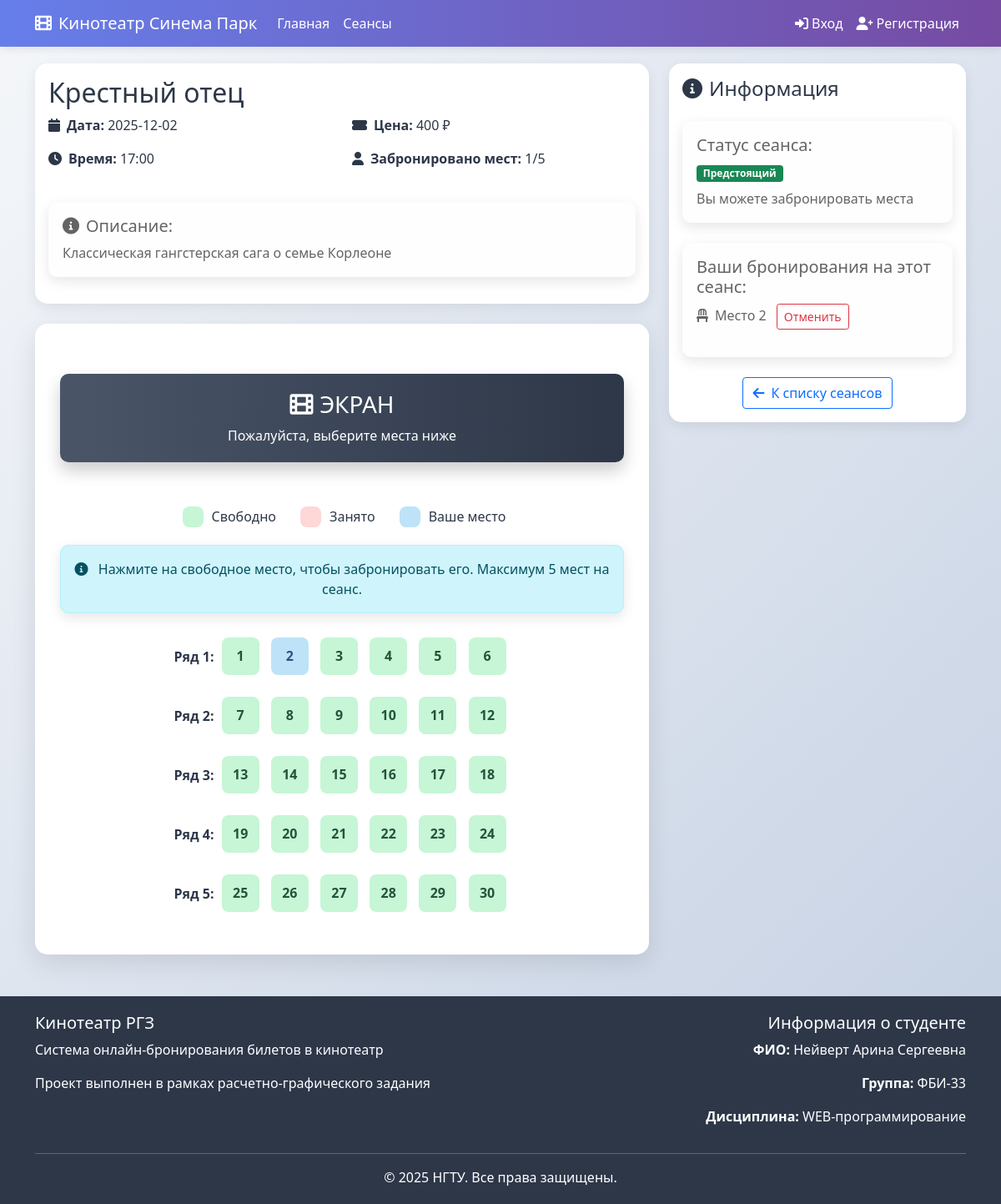
The app's page /rgz/session/15 (signed in) with its own data.
### tables this page shows
CREATE TABLE movies (
            id INTEGER PRIMARY KEY AUTOINCREMENT,
            title TEXT NOT NULL,
            description TEXT,
            duration_minutes INTEGER,
            created_at TIMESTAMP DEFAULT CURRENT_TIMESTAMP
        );

CREATE TABLE bookings (
            id INTEGER PRIMARY KEY AUTOINCREMENT,
            session_id INTEGER NOT NULL,
            user_id INTEGER NOT NULL,
            seat_number INTEGER NOT NULL CHECK(seat_number >= 1 AND seat_number <= 30),
            booked_at TIMESTAMP DEFAULT CURRENT_TIMESTAMP,
            FOREIGN KEY (session_id) REFERENCES sessions (id) ON DELETE CASCADE,
            FOREIGN KEY (user_id) REFERENCES users (id) ON DELETE CASCADE,
            UNIQUE(session_id, seat_number)
        );

### rgz.py (the view)
@rgz_bp.route('/session/<int:session_id>')
def session_detail(session_id):
    if 'user_id' not in session:
        flash('Для бронирования необходимо войти в систему', 'error')
        return redirect(url_for('rgz.login'))
    conn = get_db_connection()
    session_data = conn.execute('''
        SELECT s.*, m.title as movie_title, m.description as movie_description
        FROM sessions s
        JOIN movies m ON s.movie_id = m.id
        WHERE s.id = ?
    ''', (session_id,)).fetchone()
    if not session_data:
        flash('Сеанс не найден', 'error')
        return redirect(url_for('rgz.sessions'))
    is_past = is_session_in_past(session_data['session_date'], session_data['session_time'])
    bookings = conn.execute('''
        SELECT b.seat_number, u.name as user_name, u.id as user_id
        FROM bookings b
        JOIN users u ON b.user_id = u.id
        WHERE b.session_id = ?
    ''', (session_id,)).fetchall()
    user_bookings_count = conn.execute('''
        SELECT COUNT(*) FROM bookings
        WHERE session_id = ? AND user_id = ?
    ''', (session_id, session['user_id'])).fetchone()[0]
    conn.close()
    can_book_more = user_bookings_count < CINEMA_CONFIG['max_seats_per_user']
    seats = []
    booked_seats_by_user = {}
    for booking in bookings:
        booked_seats_by_user[booking['seat_number']] = {
            'user_name': booking['user_name'],
            'user_id': booking['user_id']
        }
    for seat_num in range(1, CINEMA_CONFIG['total_seats'] + 1):
        status = booked_seats_by_user.get(seat_num)
        seats.append({
            'number': seat_num,
            'row': ((seat_num - 1) // CINEMA_CONFIG['cols']) + 1,
            'col': ((seat_num - 1) % CINEMA_CONFIG['cols']) + 1,
            'booked': status is not None,
            'booked_by_current': status['user_id'] == session['user_id'] if status else False,
            'user_name': status['user_name'] if status else None
        })
    return render_template('rgz/session_detail.html',
                         session=session_data,
                         seats=seats,
                         cinema_config=CINEMA_CONFIG,
                         student_info=STUDENT_INFO,
                         is_past=is_past,
                         user_bookings_count=user_bookings_count,
                         can_book_more=can_book_more)

### rgz.py (called while the page is built)
def get_db_path():
    base_dir = os.path.dirname(os.path.abspath(__file__))
    return os.path.join(base_dir, 'rgz_database.db')

def get_db_connection():
    db_path = get_db_path()
    conn = sqlite3.connect(db_path)
    conn.row_factory = sqlite3.Row
    return conn

def is_session_in_past(session_date_str, session_time_str):
    try:
        session_datetime = datetime.strptime(f'{session_date_str} {session_time_str}', '%Y-%m-%d %H:%M:%S')
        return session_datetime < datetime.now()
    except ValueError:
        try:
            session_datetime = datetime.strptime(f'{session_date_str} {session_time_str}', '%Y-%m-%d %H:%M')
            return session_datetime < datetime.now()
        except ValueError:
            return False

@rgz_bp.before_request
def before_request():
    g.student_info = STUDENT_INFO

### templates/rgz/session_detail.html (shortened to what this page needs)
{% extends "rgz/base.html" %}
{% block content %}
<div class="row">
    <div class="col-lg-8">
        <div class="card mb-4">
            <div class="card-body">
                <h2 class="card-title">{{ session.movie_title }}</h2>
                <div class="row mb-4">
                    <div class="col-md-6">
                        <p><i class="fas fa-calendar me-2"></i><strong>Дата:</strong> {{ session.session_date }}</p>
                        <p><i class="fas fa-clock me-2"></i><strong>Время:</strong> {{ session.session_time[:5] }}</p>
                    </div>
                    <div class="col-md-6">
                        <p><i class="fas fa-ticket-alt me-2"></i><strong>Цена:</strong> {{ session.price }} ₽</p>
                        <p><i class="fas fa-user me-2"></i><strong>Забронировано мест:</strong>
                            <span id="user-bookings-count">{{ user_bookings_count }}</span>/{{ cinema_config.max_seats_per_user }}
                        </p>
                    </div>
                </div>
                {% if session.movie_description %}
                <div class="alert alert-light">
                    <h5><i class="fas fa-info-circle me-2"></i>Описание:</h5>
                    <p class="mb-0">{{ session.movie_description }}</p>
                </div>
                {% endif %}
            </div>
        </div>
        <div class="cinema-layout">
            <div class="screen mb-5">
                <h3><i class="fas fa-film me-2"></i>ЭКРАН</h3>
                <p class="mb-0">Пожалуйста, выберите места ниже</p>
            </div>
            <div class="text-center mb-4">
                <div class="d-flex justify-content-center align-items-center mb-3">
                    <div class="d-flex align-items-center me-4">
                        <div class="seat available legend"></div>
                        <span>Свободно</span>
                    </div>
                    <div class="d-flex align-items-center me-4">
                        <div class="seat booked legend"></div>
                        <span>Занято</span>
                    </div>
                    <div class="d-flex align-items-center">
                        <div class="seat own-booking legend"></div>
                        <span>Ваше место</span>
                    </div>
                </div>
                {% if is_past %}
                <div class="alert alert-warning">
                    <i class="fas fa-exclamation-triangle me-2"></i>
                    Этот сеанс уже прошел. Бронирование недоступно.
                </div>
                {% elif not can_book_more %}
                <div class="alert alert-warning">
                    <i class="fas fa-exclamation-triangle me-2"></i>
                    Вы уже забронировали максимальное количество мест ({{ cinema_config.max_seats_per_user }}) на этот сеанс.
                </div>
                {% else %}
                <div class="alert alert-info">
                    <i class="fas fa-info-circle me-2"></i>
                    Нажмите на свободное место, чтобы забронировать его.
                    Максимум {{ cinema_config.max_seats_per_user }} мест на сеанс.
                </div>
                {% endif %}
            </div>
            <div class="seats-container text-center">
                {% for seat in seats %}
                    {% if seat.col == 1 %}
                        <div class="mb-3">
                            <strong>Ряд {{ seat.row }}:</strong>
                    {% endif %}
                    <div class="seat
                        {% if seat.booked %}
                            {% if seat.booked_by_current %}own-booking{% else %}booked{% endif %}
                        {% else %}
                            available
                        {% endif %}"
                        data-seat="{{ seat.number }}"
                        {% if not is_past and not seat.booked and can_book_more %}
                            onclick="bookSeat({{ session.id }}, {{ seat.number }})"
                        {% elif seat.booked_by_current %}
                            onclick="cancelBooking({{ session.id }}, {{ seat.number }})"
                        {% endif %}
                        title="Место {{ seat.number }}{% if seat.booked %} ({{ seat.user_name }}){% endif %}">
                        {{ seat.number }}
                    </div>
                    {% if seat.col == cinema_config.cols or loop.last %}
                        </div>
                    {% endif %}
                {% endfor %}
            </div>
        </div>
    </div>
    <div class="col-lg-4">
        <div class="card">
            <div class="card-body">
                <h4 class="card-title mb-4"><i class="fas fa-info-circle me-2"></i>Информация</h4>
                <div class="alert alert-light mb-4">
                    <h5>Статус сеанса:</h5>
                    {% if is_past %}
                    <span class="badge bg-warning">Прошедший</span>
                    <p class="mt-2 mb-0">Бронирование мест недоступно</p>
                    {% else %}
                    <span class="badge bg-success">Предстоящий</span>
                    <p class="mt-2 mb-0">Вы можете забронировать места</p>
                    {% endif %}
                </div>
                <div class="alert alert-light">
                    <h5>Ваши бронирования на этот сеанс:</h5>
                    <div id="user-bookings-list">
                        {% if user_bookings_count == 0 %}
                        <p class="mb-0 text-muted">У вас нет забронированных мест</p>
                        {% else %}
                        <ul class="list-unstyled" id="bookings-list">
                            {% for seat in seats %}
                                {% if seat.booked_by_current %}
                                <li>
                                    <i class="fas fa-chair me-2"></i>Место {{ seat.number }}
                                    <button class="btn btn-sm btn-outline-danger ms-2"
                                            onclick="cancelBooking({{ session.id }}, {{ seat.number }})">
                                        Отменить
                                    </button>
                                </li>
                                {% endif %}
                            {% endfor %}
                        </ul>
                        {% endif %}
                    </div>
                </div>
                <div class="text-center mt-4">
                    <a href="{{ url_for('rgz.sessions') }}" class="btn btn-outline-primary">
                        <i class="fas fa-arrow-left me-2"></i>К списку сеансов
                    </a>
                </div>
            </div>
        </div>
    </div>
</div>
{% endblock %}

### templates/rgz/base.html (shortened to what this page needs)
<!DOCTYPE html>
<html lang="ru">
<head>
    <link href="https://cdn.jsdelivr.net/npm/bootstrap@5.1.3/dist/css/bootstrap.min.css" rel="stylesheet">
    <link rel="stylesheet" href="https://cdnjs.cloudflare.com/ajax/libs/font-awesome/6.0.0/css/all.min.css">
</head>
<body>
    <nav class="navbar navbar-expand-lg navbar-dark">
        <div class="container">
            <a class="navbar-brand" href="{{ url_for('rgz.index') }}">
                <i class="fas fa-film me-2"></i>Кинотеатр Синема Парк
            </a>
            <div class="collapse navbar-collapse" id="navbarNav">
                <ul class="navbar-nav me-auto">
                    <li class="nav-item">
                        <a class="nav-link" href="{{ url_for('rgz.index') }}">Главная</a>
                    </li>
                    <li class="nav-item">
                        <a class="nav-link" href="{{ url_for('rgz.sessions') }}">Сеансы</a>
                    </li>
                </ul>
                <ul class="navbar-nav">
                    {% if session.user_id %}
                    <li class="nav-item">
                        <span class="nav-link text-white">
                            <i class="fas fa-user me-1"></i>{{ session.user_name }}
                        </span>
                    </li>
                    <li class="nav-item">
                        <a class="nav-link" href="{{ url_for('rgz.logout') }}">
                            <i class="fas fa-sign-out-alt me-1"></i>Выход
                        </a>
                    </li>
                    {% else %}
                    <li class="nav-item">
                        <a class="nav-link" href="{{ url_for('rgz.login') }}">
                            <i class="fas fa-sign-in-alt me-1"></i>Вход
                        </a>
                    </li>
                    <li class="nav-item">
                        <a class="nav-link" href="{{ url_for('rgz.register') }}">
                            <i class="fas fa-user-plus me-1"></i>Регистрация
                        </a>
                    </li>
                    {% endif %}
                </ul>
            </div>
        </div>
    </nav>
    <main class="container main-container">
        {% block content %}{% endblock %}
    </main>
    <footer>
        <div class="container">
            <div class="row">
                <div class="col-md-6">
                    <h5>Кинотеатр РГЗ</h5>
                    <p>Система онлайн-бронирования билетов в кинотеатр</p>
                    <p>Проект выполнен в рамках расчетно-графического задания</p>
                </div>
                <div class="col-md-6 text-md-end">
                    <h5>Информация о студенте</h5>
                    <p><strong>ФИО:</strong> {{ student_info.fio }}</p>
                    <p><strong>Группа:</strong> {{ student_info.group }}</p>
                    <p><strong>Дисциплина:</strong> WEB-программирование</p>
                </div>
            </div>
            <hr class="bg-light">
            <div class="text-center">
                <p class="mb-0">© 2025 НГТУ. Все права защищены.</p>
            </div>
        </div>
    </footer>
</body>
</html>

### templates/rgz/base.html (style rules this page uses)
:root { --primary-color: #667eea; --secondary-color: #764ba2; --success-color: #48bb78; --danger-color: #f56565; --warning-color: #ed8936; --dark-color: #2d3748; --light-color: #f7fafc; }
body { font-family: 'Segoe UI', Tahoma, Geneva, Verdana, sans-serif; background: linear-gradient(135deg, #f5f7fa 0%, #c3cfe2 100%); min-height: 100vh; color: var(--dark-color); }
.navbar { background: linear-gradient(90deg, var(--primary-color) 0%, var(--secondary-color) 100%); box-shadow: 0 2px 10px rgba(0, 0, 0, 0.1); }
.navbar-brand, .nav-link { color: white !important; }
.main-container { margin-top: 20px; margin-bottom: 50px; }
.card { border: none; border-radius: 15px; box-shadow: 0 5px 15px rgba(0, 0, 0, 0.08); transition: transform 0.3s ease; margin-bottom: 20px; }
.seat { width: 45px; height: 45px; margin: 5px; display: inline-flex; align-items: center; justify-content: center; border-radius: 8px; cursor: pointer; transition: all 0.2s ease; font-weight: bold; }
.seat.available { background-color: #c6f6d5; color: #22543d; }
.seat.booked { background-color: #fed7d7; color: #742a2a; cursor: not-allowed; }
.seat.own-booking { background-color: #bee3f8; color: #2c5282; }
.alert { border-radius: 10px; box-shadow: 0 5px 15px rgba(0, 0, 0, 0.1); animation: slideIn 0.3s ease; }
.screen { background: linear-gradient(90deg, #4a5568 0%, #2d3748 100%); color: white; text-align: center; padding: 20px; margin: 30px 0; border-radius: 10px; box-shadow: 0 10px 20px rgba(0, 0, 0, 0.2); }
.cinema-layout { background: white; padding: 30px; border-radius: 15px; box-shadow: 0 10px 30px rgba(0, 0, 0, 0.1); }
footer { background: var(--dark-color); color: white; padding: 20px 0; margin-top: 50px; }

### templates/rgz/session_detail.html (style rules this page uses)
.seat.legend { width: 25px; height: 25px; margin-right: 10px; }

### records on screen
movies: movie_title "Крестный отец", movie_description "Классическая гангстерская сага о семье Корлеоне"
bookings: number "2"

### other values on screen
{{ session.session_date }} "2025-12-02"
{{ session.session_time[:5] }} "17:00"
{{ session.price }} "400"
{{ user_bookings_count }} "1"
{{ cinema_config.max_seats_per_user }} "5"
{{ seat.row }} "1" "2" "3" "4" "5"
{{ seat.number }} "1" "3" "4" "5" "6" "7" "8" "9" "10" "11" "12" "13" "14" "15" "16" "17" "18" "19" "20" "21" "22" "23" "24" "25" "26" "27" "28" "29" "30"
{{ student_info.fio }} "Нейверт Арина Сергеевна"
{{ student_info.group }} "ФБИ-33"
